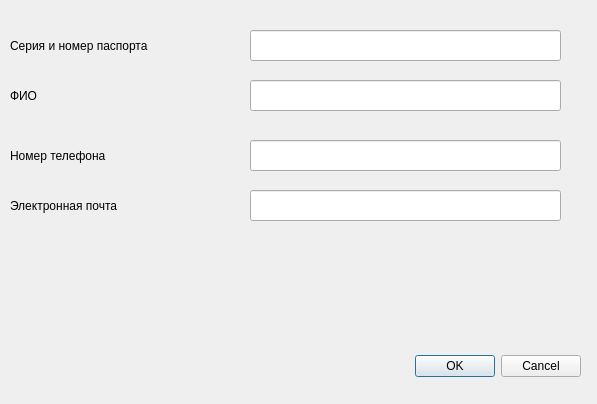
<?xml version="1.0" encoding="UTF-8"?>
<ui version="4.0">
 <class>Dialog</class>
 <widget class="QDialog" name="Dialog">
  <property name="geometry">
   <rect>
    <x>0</x>
    <y>0</y>
    <width>597</width>
    <height>404</height>
   </rect>
  </property>
  <property name="windowTitle">
   <string>Dialog</string>
  </property>
  <widget class="QDialogButtonBox" name="buttonBox">
   <property name="geometry">
    <rect>
     <x>240</x>
     <y>350</y>
     <width>341</width>
     <height>32</height>
    </rect>
   </property>
   <property name="orientation">
    <enum>Qt::Orientation::Horizontal</enum>
   </property>
   <property name="standardButtons">
    <set>QDialogButtonBox::StandardButton::Cancel|QDialogButtonBox::StandardButton::Ok</set>
   </property>
  </widget>
  <widget class="QLabel" name="label">
   <property name="geometry">
    <rect>
     <x>10</x>
     <y>30</y>
     <width>211</width>
     <height>31</height>
    </rect>
   </property>
   <property name="text">
    <string>Серия и номер паспорта</string>
   </property>
  </widget>
  <widget class="QLineEdit" name="passport">
   <property name="geometry">
    <rect>
     <x>250</x>
     <y>30</y>
     <width>311</width>
     <height>31</height>
    </rect>
   </property>
   <property name="text">
    <string/>
   </property>
  </widget>
  <widget class="QLabel" name="label_2">
   <property name="geometry">
    <rect>
     <x>10</x>
     <y>80</y>
     <width>211</width>
     <height>31</height>
    </rect>
   </property>
   <property name="text">
    <string>ФИО</string>
   </property>
  </widget>
  <widget class="QLineEdit" name="fio">
   <property name="geometry">
    <rect>
     <x>250</x>
     <y>80</y>
     <width>311</width>
     <height>31</height>
    </rect>
   </property>
  </widget>
  <widget class="QLabel" name="label_3">
   <property name="geometry">
    <rect>
     <x>10</x>
     <y>140</y>
     <width>211</width>
     <height>31</height>
    </rect>
   </property>
   <property name="text">
    <string>Номер телефона</string>
   </property>
  </widget>
  <widget class="QLineEdit" name="phone">
   <property name="geometry">
    <rect>
     <x>250</x>
     <y>140</y>
     <width>311</width>
     <height>31</height>
    </rect>
   </property>
  </widget>
  <widget class="QLabel" name="label_4">
   <property name="geometry">
    <rect>
     <x>10</x>
     <y>190</y>
     <width>211</width>
     <height>31</height>
    </rect>
   </property>
   <property name="text">
    <string>Электронная почта</string>
   </property>
  </widget>
  <widget class="QLineEdit" name="email">
   <property name="geometry">
    <rect>
     <x>250</x>
     <y>190</y>
     <width>311</width>
     <height>31</height>
    </rect>
   </property>
  </widget>
 </widget>
 <resources/>
 <connections>
  <connection>
   <sender>buttonBox</sender>
   <signal>accepted()</signal>
   <receiver>Dialog</receiver>
   <slot>accept()</slot>
   <hints>
    <hint type="sourcelabel">
     <x>248</x>
     <y>254</y>
    </hint>
    <hint type="destinationlabel">
     <x>157</x>
     <y>274</y>
    </hint>
   </hints>
  </connection>
  <connection>
   <sender>buttonBox</sender>
   <signal>rejected()</signal>
   <receiver>Dialog</receiver>
   <slot>reject()</slot>
   <hints>
    <hint type="sourcelabel">
     <x>316</x>
     <y>260</y>
    </hint>
    <hint type="destinationlabel">
     <x>286</x>
     <y>274</y>
    </hint>
   </hints>
  </connection>
 </connections>
</ui>
